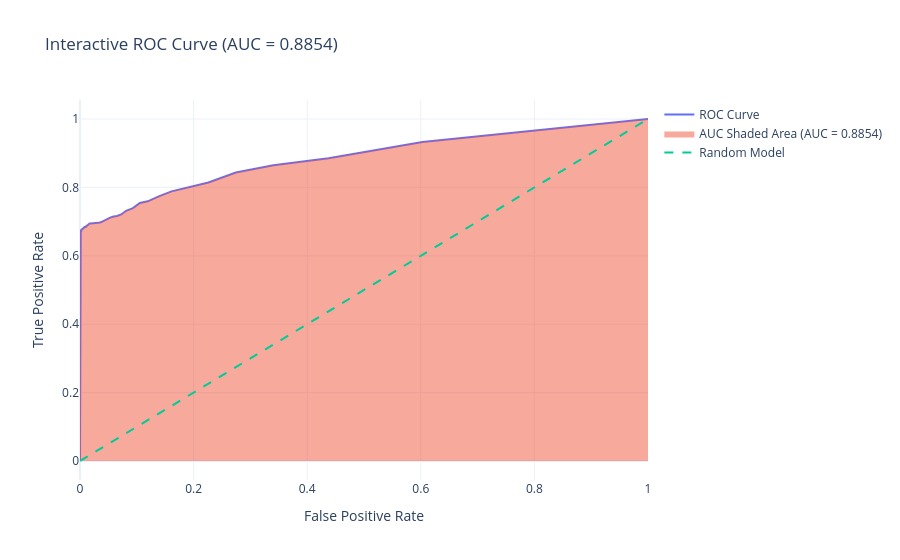

Notebook code cell kept with this figure:
### Markdown cell above
###  b. Interactive Plotly (ROC curve with hover threshold values)

### Code cell
from sklearn.metrics import roc_curve
import plotly.graph_objects as go

# ROC curve
y_proba = rf_model.predict_proba(X_test)[:, 1]
fpr, tpr, thresholds = roc_curve(y_test, y_proba)
auc_score = roc_auc_score(y_test, y_proba)

fig = go.Figure()

fig.add_trace(go.Scatter(
    x=fpr, 
    y=tpr,
    mode='lines',
    name='ROC Curve',
    hovertext=[f"Threshold: {thr:.4f}" for thr in thresholds],
    hoverinfo='text'
))

# Shaded AUC
fig.add_trace(go.Scatter(
    x=fpr,
    y=tpr,
    fill='tozeroy',
    opacity=0.3,
    line=dict(width=0),
    name=f"AUC Shaded Area (AUC = {auc_score:.4f})"
))

# Baseline
fig.add_trace(go.Scatter(
    x=[0, 1], 
    y=[0, 1],
    mode='lines',
    name='Random Model',
    line=dict(dash='dash')
))

fig.update_layout(
    title=f"Interactive ROC Curve (AUC = {auc_score:.4f})",
    xaxis_title="False Positive Rate",
    yaxis_title="True Positive Rate",
    template="plotly_white"
)

fig.show()

### Figure 1 — Plotly figure (JSON) as saved in the notebook; plotly's stock layout.template omitted (floating-point values rounded to 4 significant figures; data arrays with more than 128 entries replaced by an {"elided": "..."} marker saying what was removed)
{"data": [{"hoverinfo": "text", "hovertext": {"elided": "147 str values"}, "mode": "lines", "name": "ROC Curve", "type": "scatter", "x": {"elided": "147 float values"}, "y": {"elided": "147 float values"}}, {"fill": "tozeroy", "line": {"width": 0}, "name": "AUC Shaded Area (AUC = 0.8854)", "opacity": 0.3, "type": "scatter", "x": {"elided": "147 float values"}, "y": {"elided": "147 float values"}}, {"line": {"dash": "dash"}, "mode": "lines", "name": "Random Model", "type": "scatter", "x": [0, 1], "y": [0, 1]}], "layout": {"title": {"text": "Interactive ROC Curve (AUC = 0.8854)"}, "xaxis": {"title": {"text": "False Positive Rate"}}, "yaxis": {"title": {"text": "True Positive Rate"}}}}
